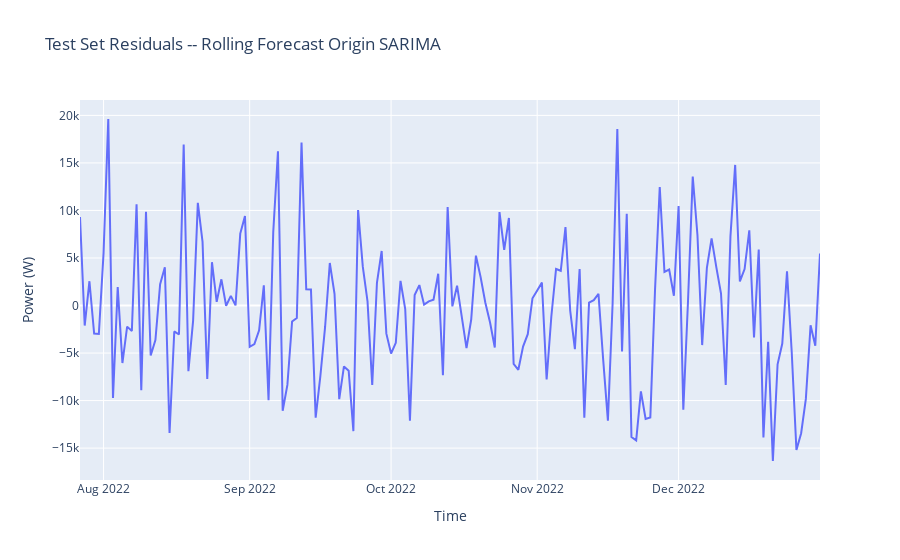

Notebook cell for this chart:
### Code cell
residuals_df_ts = test["peak_power_W"] - rolling_predictions

fig = go.Figure()
fig.add_trace(
    go.Scatter(x = residuals_df_ts.index,
               y = residuals_df_ts)
)
fig.update_layout(title = "Test Set Residuals -- Rolling Forecast Origin SARIMA", xaxis_title = "Time", yaxis_title = "Power (W)")
fig.show()
print("Residual Mean:", np.mean(residuals_df_ts))
print("Residual STD:", np.std(residuals_df_ts))

### Figure 1 — Plotly figure (JSON) as saved in the notebook; plotly's stock layout.template omitted (floating-point values rounded to 4 significant figures; data arrays with more than 128 entries replaced by an {"elided": "..."} marker saying what was removed)
{"data": [{"type": "scatter", "x": {"elided": "158 str values"}, "y": {"elided": "158 float values"}}], "layout": {"autosize": true, "title": {"text": "Test Set Residuals -- Rolling Forecast Origin SARIMA"}, "xaxis": {"autorange": true, "range": ["2022-07-27", "2022-12-31"], "title": {"text": "Time"}, "type": "date"}, "yaxis": {"autorange": true, "range": [-18350.0, 21620.0], "title": {"text": "Power (W)"}, "type": "linear"}}}
